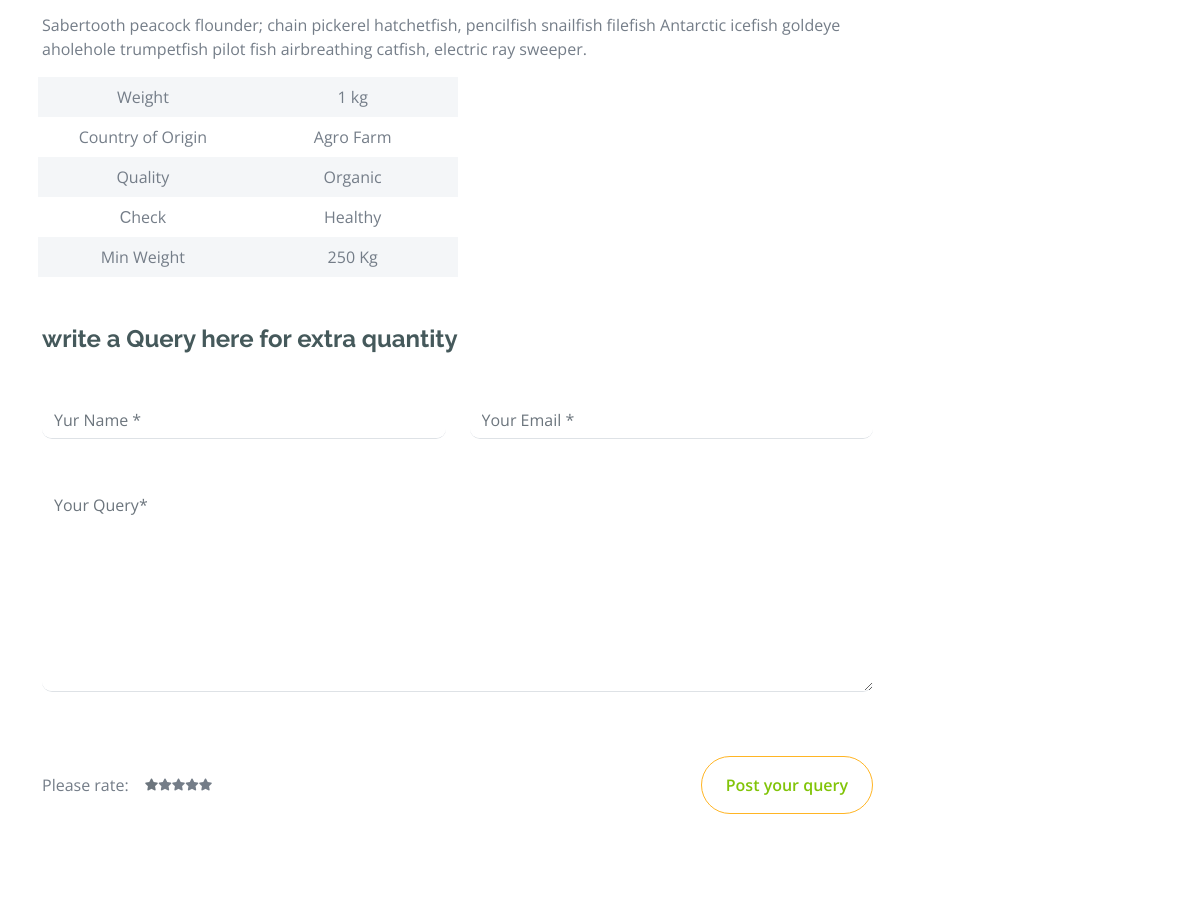
The app's page /products/shop-details/3 (signed in, middle part), older data.
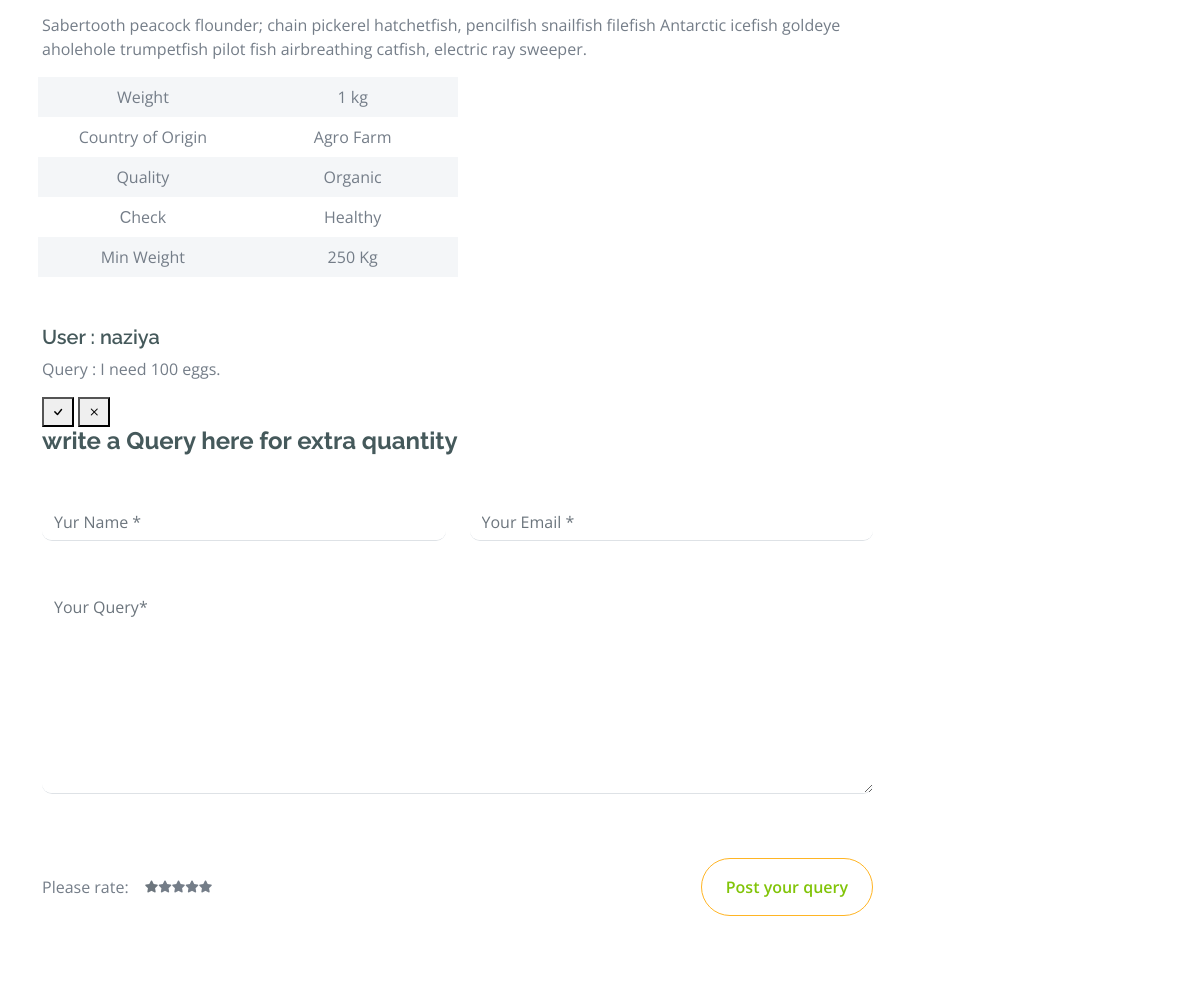
The same page, newer data.
### products/models.py (models this page shows, shortened)
class ExtraItem(models.Model):
  product = models.ForeignKey(Product, on_delete=models.CASCADE, related_name='queries')
  query = models.TextField(verbose_name='Query')
  time_posted = models.DateTimeField(auto_now_add=True)
  customer = models.ForeignKey(Customer, on_delete=models.CASCADE)
  flag = models.BooleanField(default=False)
  read = models.BooleanField(default=False)
  class Meta:
      managed = True

class Customer(AbstractUser):
  Address = models.CharField(max_length=255, blank=True)
  Phone = models.CharField(max_length=20, blank=True)
  location = models.CharField(max_length=50)
  description = models.TextField(max_length=200, blank=True)
  password_main = models.CharField(max_length=50)
  is_seller = models.BooleanField(default=False)
  groups = models.ManyToManyField(
        Group,
        related_name='customer_set',  # unique related_name
        blank=True,
    )
  user_permissions = models.ManyToManyField(
        Permission,
        related_name='customer_permissions_set',  # unique related_name
        blank=True,
    )

### products/views.py (the view)
# urls.py: path("shop-details/<int:product_id>", views.shopDetails, name="shop-details"),
@login_required
def shopDetails(request, product_id):
    categories = Category.objects.all()
    products_by_category = {category.Name: Product.objects.filter(Category=category) for category in categories}
    product = get_object_or_404(Product, id=product_id)
    if request.user.is_seller:
        extra_items = ExtraItem.objects.filter(product=product)
        extra_items.update(read=True)
    else:
        extra_items = ExtraItem.objects.filter(product=product, customer=request.user)  # Show all unanswered queries by default for customers (assuming customer has a foreign key to ExtraItem)
    products = Product.objects.filter(Category=product.Category)
    context = {
        'cat': categories,
        'prd_all': products_by_category,
        'product': product,
        'products': products,
        'extra_items': extra_items, # Include ExtraItems in the context
    }
    return render(request, 'shop-detail.html', context)

### products/context_processors.py (called while the page is built)
def user_email(request):
    if request.user.is_authenticated:
        return {'user_email': request.user.email}
    return {user_email: 'Please login into your account'}

### products/models.py (called while the page is built)
  def __str__(self):
    return self.Name

### templates/shop-detail.html (shortened to what the changed rows need)
{% extends "base.html" %}
{% load static %}
{% block content %}
        <div class="container-fluid py-5 mt-5">
            <div class="container py-5">
                <div class="row g-4 mb-5">
                    <div class="col-lg-8 col-xl-9">
                        <div class="row g-4">
                            <div class="col-lg-6">
                                <button onclick="addToCart({{ product.id }})" class="add-to-cart btn border border-secondary rounded-pill px-3 text-primary" data-product-id="{{ product.id }}">
                            <div>
                            {% if request.user.is_seller %}
                                {%  for comment in extra_items %}
                                <h5>User : {{ comment.customer.username }}</h5>
                                <p>Query : {{ comment.query }}</p>
                                <button><i class="bi bi-check"></i></button>
                                <button><i class="bi bi-x"></i></button>
                                {% endfor %}
                            {% else %}
                            {%  for comment in extra_items %}
                                <h5>User : {{ comment.customer.username }}</h5>
                                <p>Query : {{ comment.query }}</p>
                                {% endfor %}
                            {% endif %}
                            </div>
                        </div>
                    </div>
{% endblock %}

Row changes from the older to the newer data that the page shows:
added ExtraItem: customer.username "naziya", query "I need 100 eggs."
